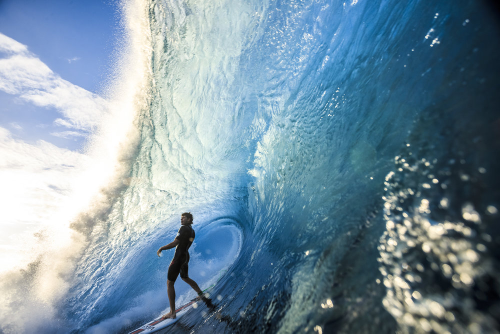
#> input picture ps0_python/input/surfing.jpg, 500 x 334 px
$ python ps0.py   (older library calls are emulated)
#> lines starting #> are read from the running program, lines starting #| are printed output that depends on the picture
import numpy as np
import cv2
import sys
import matplotlib.pyplot as plt

img = cv2.imread("input/surfing.jpg", cv2.IMREAD_REDUCED_COLOR_2)
#> img is the input picture: shape (334, 500, 3); mean B, G, R 161.3, 145.7, 120.7
img2 = cv2.imread("input/4.2.06.tiff")
#cv2.imshow("image", img)
cv2.imwrite("smaller.jpg", img)
print(img.shape)
#| (334, 500, 3)
swapped = np.copy(img)
swapped[:,:,0] = img[:,:,2]
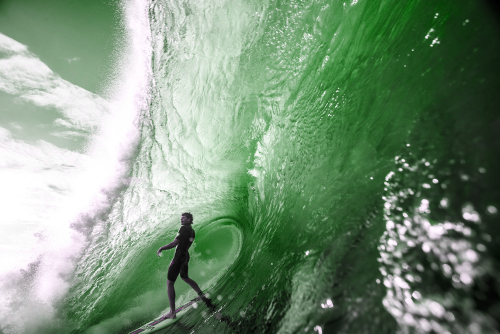
#> swapped: shape (334, 500, 3); mean B, G, R 120.7, 145.7, 120.7
swapped[:,:,2] = img[:,:,0]
cv2.imshow("colors changed", swapped)

mono_g = img[:,:,1]
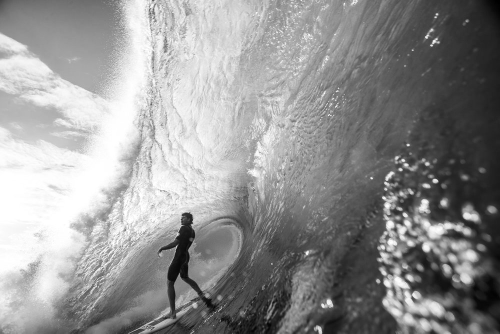
#> mono_g: shape (334, 500); min 0, max 255, mean 145.7
cv2.imshow("mono g", mono_g)

mono1 = img[:,:,2]
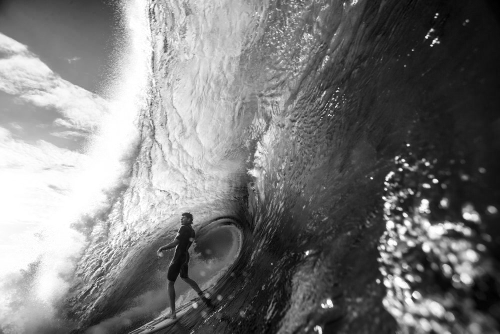
#> mono1: shape (334, 500); min 0, max 255, mean 120.7
#> (the run stopped early here; a loop or call above may not have finished)

$ run again, with ps0_python/input/4.1.01.tiff saved as ps0_python/input/surfing.jpg
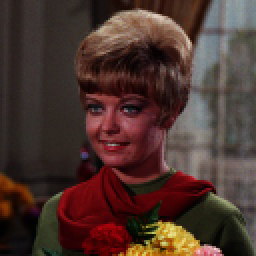
#> input picture ps0_python/input/4.1.01.tiff, 128 x 128 px (shown 2 times larger)
#> img is the input picture: shape (128, 128, 3); mean B, G, R 46.3, 52.6, 75.8
#| (128, 128, 3)
#> `mono_g = img[:,:,1]`:
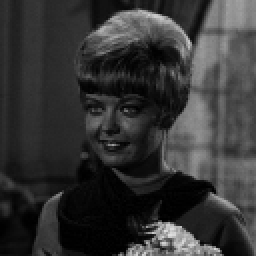
#> mono_g: shape (128, 128) (shown 2 times larger); min 0, max 223, mean 52.6
#> `mono1 = img[:,:,2]`:
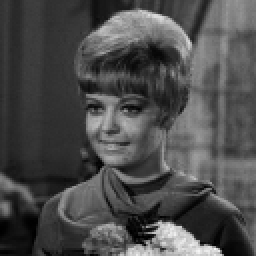
#> mono1: shape (128, 128) (shown 2 times larger); min 0, max 248, mean 75.8
